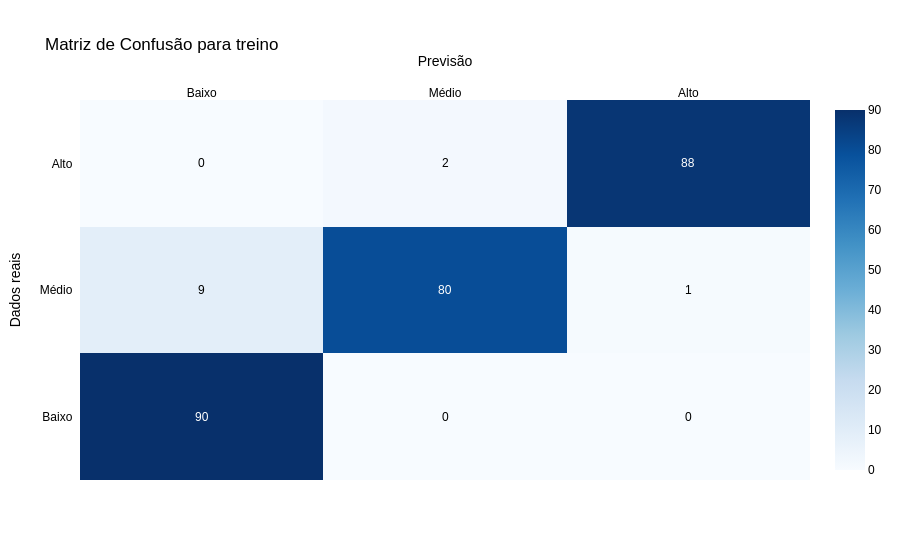

Here is the notebook cell this chart was saved with:
### Code cell
# Criando a matrix de confusão para os dados de treino
confusion_matrix_train = confusion_matrix(y_train, y_predict_train)

# Definindo nomes de classes
class_names = ['Baixo', 'Médio', 'Alto']

# Plotando a matriz de confusão com Plotly
fig = ff.create_annotated_heatmap(
    z=confusion_matrix_train,
    x=class_names,
    y=class_names,
    colorscale='Blues',
    showscale=True
)
fig.update_layout(
    title='Matriz de Confusão para treino',
    xaxis_title='Previsão',
    yaxis_title='Dados reais',
    font=dict(
        family='Arial',
        size=12,
        color='black'
    )
)

### Figure 1 — Plotly figure (JSON) as saved in the notebook; plotly's stock layout.template omitted (floating-point values rounded to 4 significant figures)
{"data": [{"colorscale": [[0, "rgb(247,251,255)"], [0.125, "rgb(222,235,247)"], [0.25, "rgb(198,219,239)"], [0.375, "rgb(158,202,225)"], [0.5, "rgb(107,174,214)"], [0.625, "rgb(66,146,198)"], [0.75, "rgb(33,113,181)"], [0.875, "rgb(8,81,156)"], [1, "rgb(8,48,107)"]], "reversescale": false, "showscale": true, "type": "heatmap", "x": ["Baixo", "Médio", "Alto"], "y": ["Baixo", "Médio", "Alto"], "z": [[90, 0, 0], [9, 80, 1], [0, 2, 88]]}], "layout": {"annotations": [{"font": {"color": "#FFFFFF"}, "showarrow": false, "text": "90", "x": "Baixo", "xref": "x", "y": "Baixo", "yref": "y"}, {"font": {"color": "#000000"}, "showarrow": false, "text": "0", "x": "Médio", "xref": "x", "y": "Baixo", "yref": "y"}, {"font": {"color": "#000000"}, "showarrow": false, "text": "0", "x": "Alto", "xref": "x", "y": "Baixo", "yref": "y"}, {"font": {"color": "#000000"}, "showarrow": false, "text": "9", "x": "Baixo", "xref": "x", "y": "Médio", "yref": "y"}, {"font": {"color": "#FFFFFF"}, "showarrow": false, "text": "80", "x": "Médio", "xref": "x", "y": "Médio", "yref": "y"}, {"font": {"color": "#000000"}, "showarrow": false, "text": "1", "x": "Alto", "xref": "x", "y": "Médio", "yref": "y"}, {"font": {"color": "#000000"}, "showarrow": false, "text": "0", "x": "Baixo", "xref": "x", "y": "Alto", "yref": "y"}, {"font": {"color": "#000000"}, "showarrow": false, "text": "2", "x": "Médio", "xref": "x", "y": "Alto", "yref": "y"}, {"font": {"color": "#FFFFFF"}, "showarrow": false, "text": "88", "x": "Alto", "xref": "x", "y": "Alto", "yref": "y"}], "font": {"color": "black", "family": "Arial", "size": 12}, "title": {"text": "Matriz de Confusão para treino"}, "xaxis": {"dtick": 1, "gridcolor": "rgb(0, 0, 0)", "side": "top", "ticks": "", "title": {"text": "Previsão"}}, "yaxis": {"dtick": 1, "ticks": "", "ticksuffix": "  ", "title": {"text": "Dados reais"}}}}
